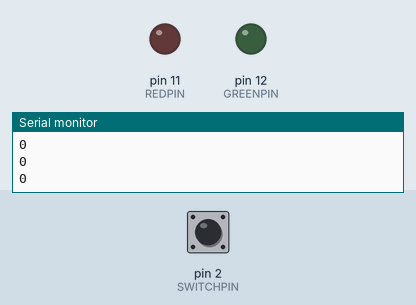
Simulated run of this sketch. Board: Arduino Uno, built with avr-gcc and run on an emulated ATmega328P. On the bench: output pins drawn as LEDs (lit = HIGH), the last lines printed to the serial monitor. Inputs (shaded band) come from the test bench; at power-on: pin 2 (SWITCHPIN) LOW.

Above: at 5.0 s.
5.1 s: pin 2 (SWITCHPIN) pulled HIGH for 2.7 s
At 6.05 s:
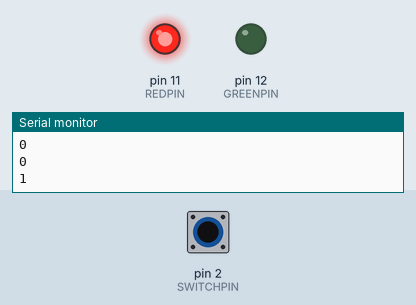
At 7.25 s:
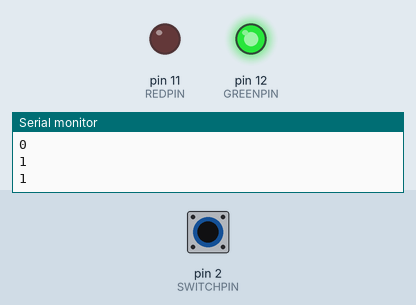
Timing chart, 0 to 16.1 s (numbered marks = the images above; inputs shaded):
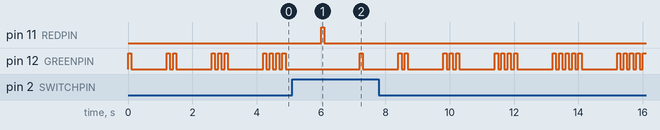

The sketch:

w4s1p1.ino
```cpp
#define REDPIN    11
#define GREENPIN  12
#define SWITCHPIN 2

#define LED_DELAY   100

// This variable decides which LED's turn it is to flash.
// 0 = green, 1 = red
static volatile int turn = 0;

void setup() {
  pinMode(REDPIN, OUTPUT);
  pinMode(GREENPIN, OUTPUT);
  pinMode(SWITCHPIN, INPUT);
  Serial.begin(9600);
}

void testButton(){
  int buttonState = digitalRead(SWITCHPIN);
  Serial.println(buttonState);

  if (buttonState == HIGH){
    turn = 1 - turn;
  }
}

void flashGreen(){
  int counter = 1;

  while(turn==0){
    for(int i=0; i<counter; i++){
      digitalWrite(GREENPIN, HIGH);
      delay(LED_DELAY);
      digitalWrite(GREENPIN, LOW);
      delay(LED_DELAY);
    }

    counter++;
    delay(1000);

    testButton();
  }
}

void flashRed(){
  int counter = 1;

  while(turn==1){
    for(int i=0; i<counter; i++){
      digitalWrite(REDPIN, HIGH);
      delay(LED_DELAY);
      digitalWrite(REDPIN, LOW);
      delay(LED_DELAY);
    }

    counter++;
    delay(1000);

    testButton();

  }
}
void loop() {

  if(turn == 0)
    flashGreen();

  if(turn == 1)
    flashRed();
}
```

Measured:
- after the input at 5.1 s, pin 11 (REDPIN): LOW → HIGH after 0.90 s, → LOW 0.10 s later
